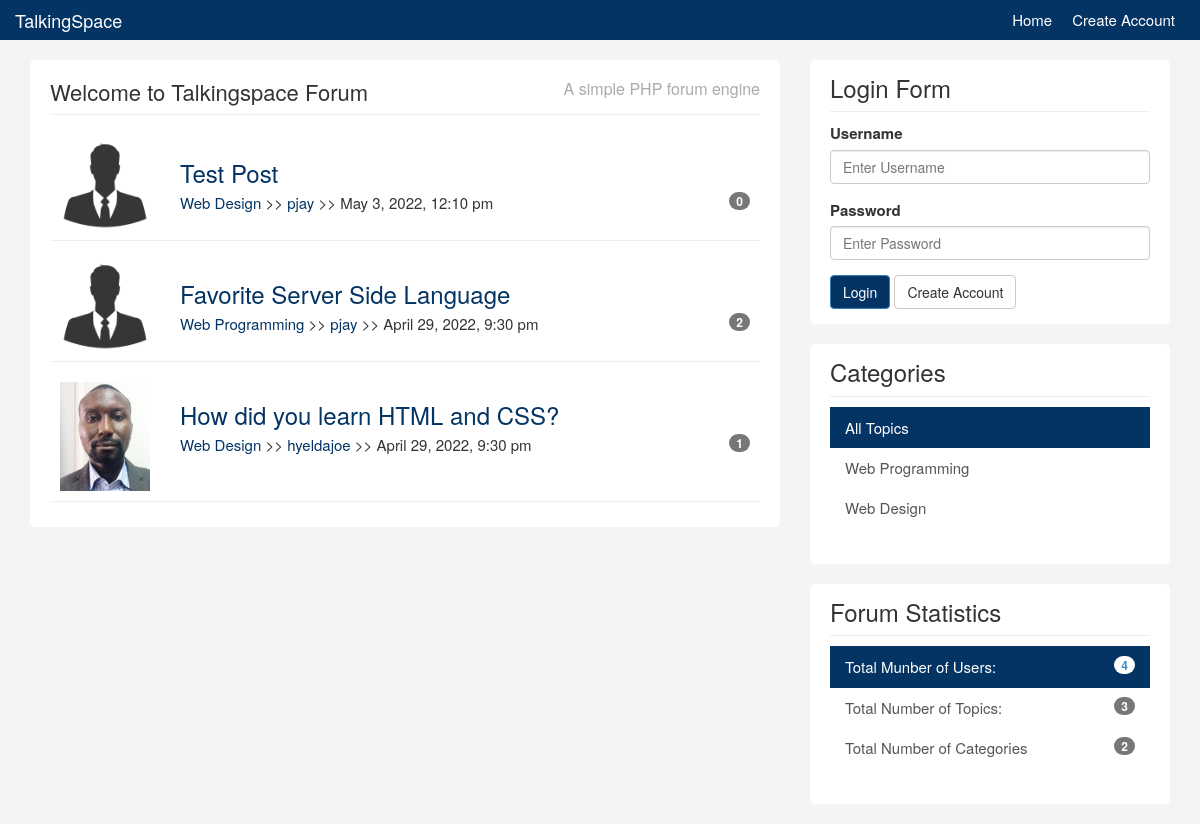
The app's page /topics.php with its own data.
### tables this page shows
CREATE TABLE IF NOT EXISTS `topics` (
  `id` int NOT NULL AUTO_INCREMENT,
  `category_id` int NOT NULL,
  `user_id` int NOT NULL,
  `title` varchar(255) NOT NULL,
  `body` text NOT NULL,
  `last_activity` datetime NOT NULL,
  `create_date` timestamp NOT NULL DEFAULT CURRENT_TIMESTAMP,
  PRIMARY KEY (`id`)
);

CREATE TABLE IF NOT EXISTS `users` (
  `id` int NOT NULL AUTO_INCREMENT,
  `name` varchar(100) NOT NULL,
  `email` varchar(100) NOT NULL,
  `avatar` varchar(100) NOT NULL,
  `username` varchar(10) NOT NULL,
  `password` varchar(64) NOT NULL,
  `about` text NOT NULL,
  `last_activity` datetime NOT NULL,
  `join_date` timestamp NOT NULL DEFAULT CURRENT_TIMESTAMP,
  PRIMARY KEY (`id`)
);

CREATE TABLE IF NOT EXISTS `categories` (
  `id` int NOT NULL AUTO_INCREMENT,
  `name` varchar(100) NOT NULL,
  `description` text NOT NULL,
  PRIMARY KEY (`id`)
);

### libraries/Template.php (called while the page is built, shortened)
<?php
class Template {
    protected $template;
    public function __construct($template)
    {
        $this->template = $template;
    }
    public function __toString(){
        include basename($this->template);
        return ob_get_clean();
    }
}
?>

### libraries/Database.php (called while the page is built, shortened)
<?php
class Database {
    private $host = DB_HOST;
    private $user = DB_USER;
    private $pass = DB_PASS;
    private $dbname = DB_NAME;
    private $dbh;
    private $stmt;
    public function __construct() {
        $dsn = 'mysql:host=' .$this->host . ';dbname='  . $this->dbname;
        $options = array (
            PDO::ATTR_PERSISTENT => true,
            PDO::ATTR_ERRMODE => PDO::ERRMODE_EXCEPTION
        );
        try{
            $this->dbh = new PDO ($dsn, $this->user, $this->pass, $options);
        }
        catch(PDOException $e){
            $this->error = $e->getMessage();
        }
    }
    public function query($query){
        $this->stmt = $this->dbh->prepare($query);
    }
    public function bind($param, $value, $type = null){
        if (is_null ( $type )) {
            switch(true){
                    default :
                    $type = PDO::PARAM_STR;
            }
        }
        $this->stmt->bindValue ($param, $value, $type);
    }
    public function execute(){
        return $this->stmt->execute();
    }
    public function resultset(){
        $this->execute();
        return $this->stmt->fetchAll (PDO::FETCH_OBJ);
    }
    public function rowCount(){
        return $this->stmt->rowCount();
    }
}
?>

### libraries/Topic.php (called while the page is built, shortened)
<?php
class Topic{
	private $db;
	 public function __construct(){
		$this->db = new Database;
	 }
	  public function getAllTopics(){
		$this->db->query("SELECT topics.*, users.username, users.avatar, categories.name FROM topics
							INNER JOIN users
							ON topics.user_id = users.id
							INNER JOIN categories
							ON topics.category_id = categories.id
							ORDER BY create_date DESC
							");
		$results = $this->db->resultset();
		return $results;
	  }
	public function getTotalTopics(){
		$this->db->query('SELECT * FROM topics');
		return $this->db->rowCount();
	}
	public function getTotalCategories(){
		$this->db->query('SELECT * FROM categories');
		return $this->db->rowCount();
	}
}

### helpers/format_helper.php (called while the page is built)
<?php
function formatDate($date){
    $date = date("F j, Y, g:i a", strtotime($date));
    return $date;
}
function urlFormat($str){
    $str = preg_replace('/\s*/', '', $str);
    $str = strtolower($str);
    return $str;
}
function is_active($category){
    if(isset($_GET['category'])){
        if($_GET['category'] == $category){
            return 'active';
        }else{
            return '';
        }
    }else {
        if($category == null){
            return 'active';
        }
    }
}
?>

### helpers/db_helper.php (called while the page is built, shortened)
<?php
function replyCount($topic_id){
$db = new Database;
$db->query('SELECT * FROM replies where topic_id = :topic_id');
$db->bind(':topic_id', $topic_id);
$rows = $db->resultset();
return $db->rowCount();
}
function getCategories(){
    $db = new Database;
    $db->query('SELECT * FROM categories');
    $results = $db->resultset();
    return $results;
}
?>

### helpers/system_helper.php (called while the page is built, shortened)
<?php
	function isLoggedIn(){
		if(isset($_SESSION['is_logged_in'])){
			return true;
		} else {
			return false;
		}
	}

### templates/topics.php (the view)
<?php include('includes/header.php'); ?>
<ul id="topics">
	<?php if($topics) : ?>
		<?php foreach($topics as $topic) : ?>
		<li class="topic">
			<div class="row">
				<div class="col-md-2">
					<img class="avatar pull-left" src="images/avatars/<?php echo $topic->avatar; ?>" />
				</div>
				<div class="col-md-10">
					<div class="topic-content pull-right">
						<h3><a href="topic.html"><?php echo $topic->title; ?></a></h3>
						<div class="topic-info">
							<a href="topics.php?category=<?php echo urlFormat($topic->category_id); ?>"><?php echo $topic->name; ?></a> >>
							<a href="topics.php?user=<?php echo urlFormat($topic->user_id); ?>"><?php echo $topic->username; ?></a> >>
							<?php echo formatDate($topic->create_date); ?>
							<span class="badge pull-right"><?php echo replyCount($topic->id); ?></span>
						</div>
					</div>
				</div>
			</div>
		</li>
		<?php endforeach ; ?>
						</ul>
	<?php else : ?>
		<p>No Topics To Display</p>
	<?php endif; ?>
<?php include('includes/footer.php'); ?>

### templates/includes/footer.php
</div>
				</div>
			</div>
			<div class="col-md-4">
				<div class="sidebar">
					<div class="block">
						<h3>Login Form</h3>
						<?php if(isLoggedIn())  :  ?>
							<div class="userdate">
								Welcome, <?php echo getUser()['username'];  ?>
							</div>
							<br>
							<form role="form" method="post" action="logout.php">
								<input type="submit" name="do_logout" class="btn btn-primary" value="Log Out">
							</form>
							<?php else: ?>
						<form role="form"
						method="post" action="login.php">
						<div class="form-group">
							<label>Username</label>
							<input name="username" type="text" class="form-control" placeholder="Enter Username">
						</div>
						<div class="form-group">
							<label>Password</label>
							<input name="password" type="password" class="form-control" placeholder="Enter Password">
						</div>
						<button name="do_login" type="submit" class="btn btn-primary">Login</button> <a  class="btn btn-default" href="register.html"> Create Account</a>
					</form>
					<?php endif; ?>
					</div>
					<div class="block">
					<h3>Categories</h3>
					<div class="list-group">
					<a href="topics.php" class="list-group-item <?php echo is_active(null); ?>">All Topics <span class="badge pull-right"></span></a>
					<?php foreach(getCategories() as $category) : ?>
						<a href="topics.php?category=<?php echo $category->id; ?>" class="list-group-item <?php echo is_active($category->id); ?>"><?php echo $category->name; ?> </a>
					<?php endforeach; ?>
					</div>
				</div>
				<div class="block">
					<h3>Forum Statistics</h3>
					<div class="list-group">
						<a href="#" class="list-group-item active">Total Munber of Users: <span class="badge pull-right"><?php echo $totalUsers; ?></span></a>
						<a href="#" class="list-group-item">Total Number of Topics: <span class="badge pull-right"><?php echo $totalTopics; ?></span></a>
						<a href="#" class="list-group-item">Total Number of Categories<span class="badge pull-right"><?php echo $totalCategories; ?></span></a>
					</div>
				</div>
				</div>
			</div>
		</div>
    </div>
  </body>
</html>

### templates/css/custom.css (style rules this page uses)
body { padding-top: 60px; background:#f4f4f4; font-size:15px; }
a { color:#043464; }
ul { padding:0; margin:0; list-style:none; }
h3 { margin-bottom:5px; }
.block { background:#fff; border-radius:5px; padding: 15px 20px; margin-bottom:20px; }
.sidebar .block h3 { margin:0 0 10px 0; padding-bottom:10px; border-bottom:#eee solid 1px; }
.topic { border-bottom:#eee solid 1px; margin-bottom:10px; padding:10px; }
.topic-content { width:100%; }
img.avatar { width:100%; }
a.list-group-item.active, a.list-group-item.active:hover, a.list-group-item.active:focus { background:#043464; border-radius:0; }
.list-group-item { border:0 }
.btn-primary { background:#043464; }

### records on screen
topics: user.avatar (picture), title "Test Post", category.name "Web Design", user.username "pjay", create_date "May 3, 2022, 12:10 pm", id "0"
topics: user.avatar (picture), title "Favorite Server Side Language", category.name "Web Programming", user.username "pjay", create_date "April 29, 2022, 9:30 pm", id "2"
topics: user.avatar (picture), title "How did you learn HTML and CSS?", category.name "Web Design", user.username "hyeldajoe", create_date "April 29, 2022, 9:30 pm", id "1"
categories: name "Web Programming"
categories: name "Web Design"

### other values on screen
$title "Welcome to Talkingspace Forum"
$totalUsers "4"
$totalTopics "3"
$totalCategories "2"
